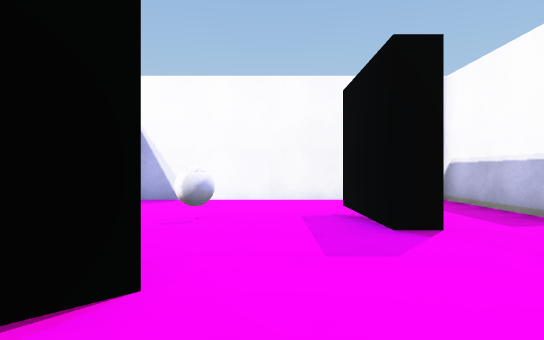
[1] (above)

16 first-person views from a walk through a Unity game level. The camera is 1.2 m above the floor, looks level and sees 75° across. The floor is counted in squares, 2 m on a side. Each view is taken from the middle of a square. On the plan, view 1 faces up. The plan holds only what a view shows up to about 10 squares ahead; the rest is blank. The place goes on beyond the plan. The player character is not drawn. Surface patterns are stand-ins for the level's own textures.

[2]
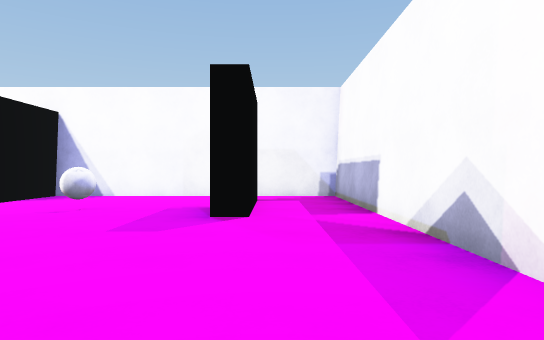

[3]
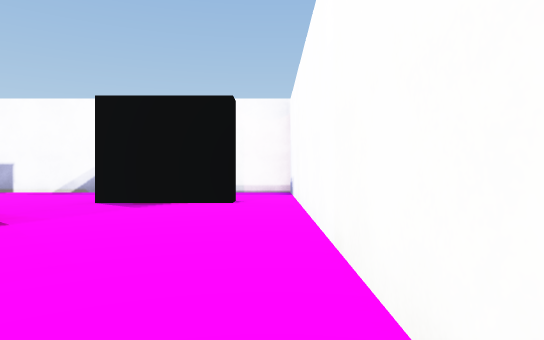

[4]
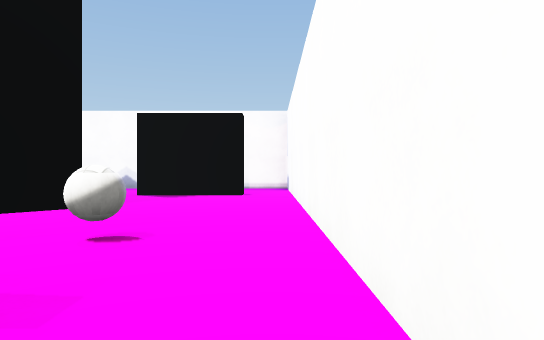

[5]
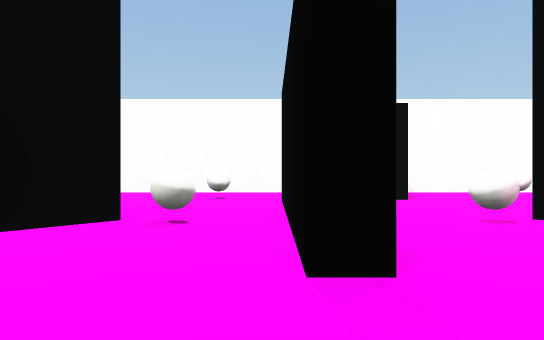

[6]
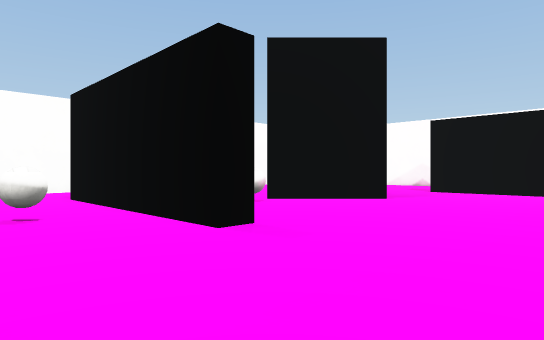

[7]
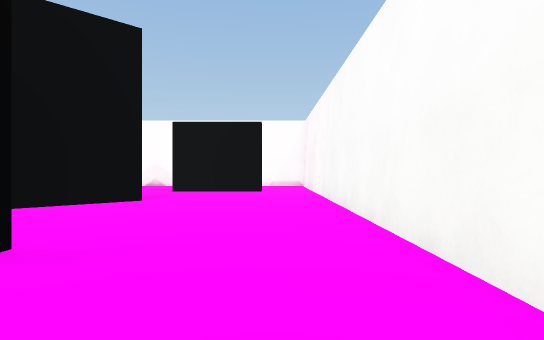

[8]
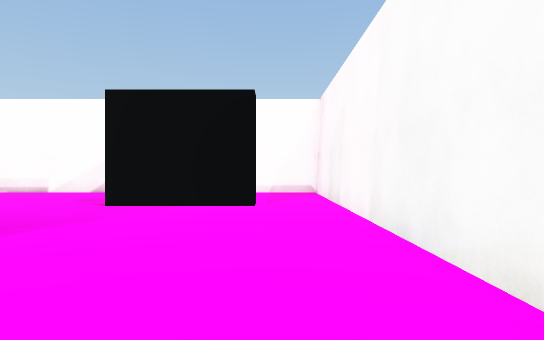

[9]
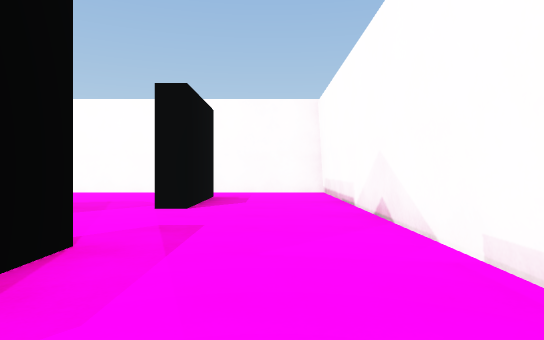

[10]
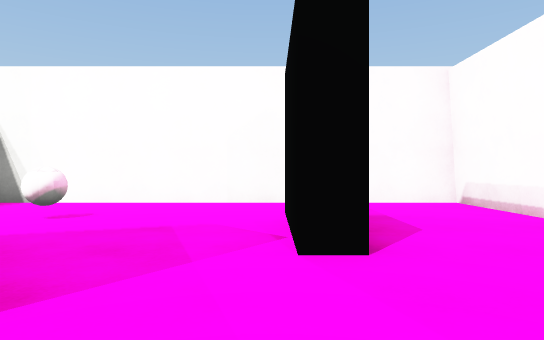

[11]
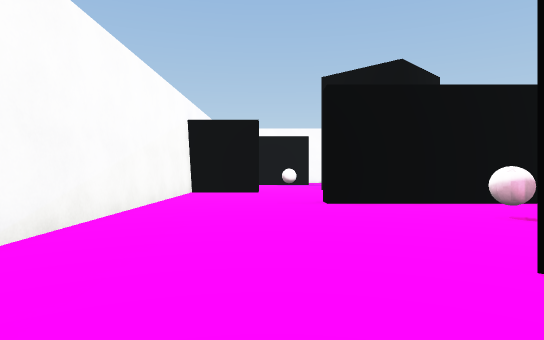

[12]
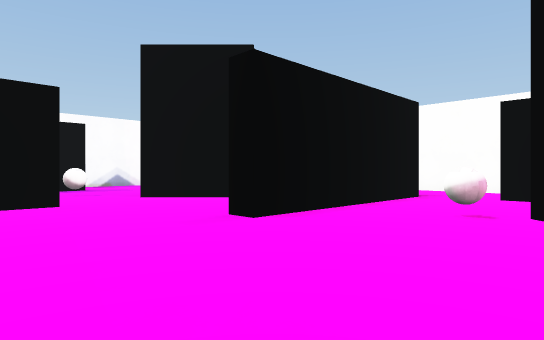

[13]
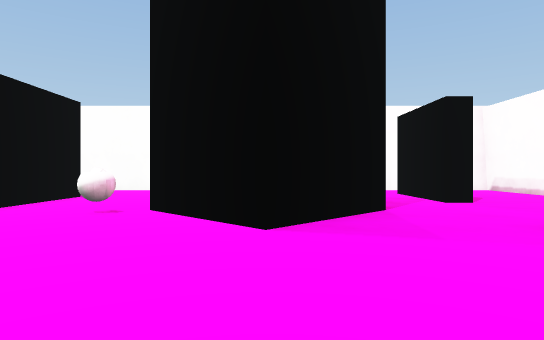

[14]
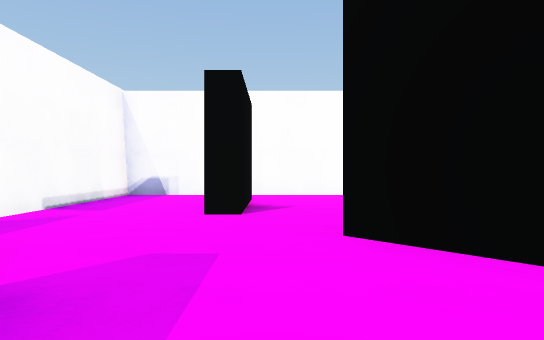

[15]
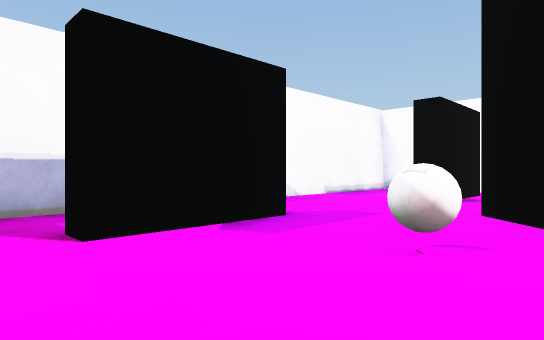

[16]
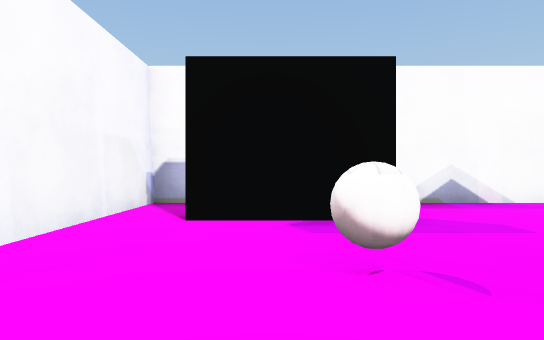

### Floor plan
Ten units are one square. View 1 is at (0, 0); x grows to the right and y downward. Boxes are objects, and circles mark ways between rooms. Rooms are numbered by the first view taken in them; rooms with no view inside come last. Other rooms are left out.
<svg viewBox="-179 -77 219 117">
<path fill="none" stroke="#000" d="M-24 1 -32 -7M9 23 4 23 4 -2M-62 -19 -62 10M-66 35 15 35M12 -35 12 -61M4 -2 10 -2M17 -61 17 -48M15 35 35 35 35 -72 -30 -72 -30 -54M-88 11 -82 11M-142 -5 -142 20M-78 35 -66 35M-144 35 -90 35M-67 10 -67 -25M-67 -25 -67 -40 -61 -40M-110 -35 -94 -19M-35 -52 -35 -72 -134 -72M-42 -17 -24 -36M-139 -58 -139 -46M-139 -46 -139 -31M-134 -72 -174 -72 -174 35 -144 35M-147 20 -147 -5 -142 -5"/>
<rect x="-55" y="15" width="10" height="10" fill="#bbb"><title>ball</title></rect>
<rect x="-55" y="-25" width="10" height="10" fill="#bbb"><title>ball</title></rect>
<rect x="-15" y="-45" width="10" height="10" fill="#bbb"><title>ball</title></rect>
<rect x="-115" y="15" width="10" height="10" fill="#bbb"><title>ball</title></rect>
<rect x="-95" y="-25" width="10" height="10" fill="#bbb"><title>ball</title></rect>
<circle cx="-5" cy="0" r="3" fill="#2a7"/>
<circle cx="10" cy="30" r="3" fill="#2a7"/>
<circle cx="-70" cy="25" r="3" fill="#2a7"/>
<circle cx="-55" cy="-35" r="3" fill="#2a7"/>
<circle cx="-30" cy="-45" r="3" fill="#2a7"/>
<circle cx="-85" cy="-20" r="3" fill="#2a7"/>
<circle cx="-135" cy="-10" r="3" fill="#2a7"/>
<circle cx="-150" cy="30" r="3" fill="#2a7"/>
<circle cx="-125" cy="-35" r="3" fill="#2a7"/>
<circle cx="-140" cy="-65" r="3" fill="#2a7"/>
<text x="-30" y="10">1</text>
<text x="10" y="-30">2</text>
<text x="-110" y="10">3</text>
<text x="-80" y="-50">4</text>
<text x="-150" y="-30">5</text>
</svg>
Room 1 opens to room 2. Room 1 opens to room 3. Room 1 opens to room 4. Room 2 opens to room 4. Room 3 opens to room 4. Room 3 opens to room 5. Room 4 opens to room 5.

Where each view was taken, in squares from view 1:
view 1: 0 up, 0 right, facing up
view 2: 1 down, 2 right, facing up
view 3: 3 down, 6 left, facing right
view 4: 3 down, 8 left, facing right
view 5: 6 up, 6 left, facing down
view 6: 7 up, 4 left, facing down-left
view 7: 6 up, 4 left, facing left
view 8: 6 up, 8 left, facing left
view 9: 6 up, 16 left, facing down
view 10: 3 up, 14 left, facing down
view 11: 5 up, 13 left, facing right
view 12: 7 up, 10 left, facing down-right
view 13: 7 up, 11 left, facing down
view 14: 5 up, 0 right, facing down
view 15: 7 up, 2 left, facing down-right
view 16: 5 up, 3 left, facing right
